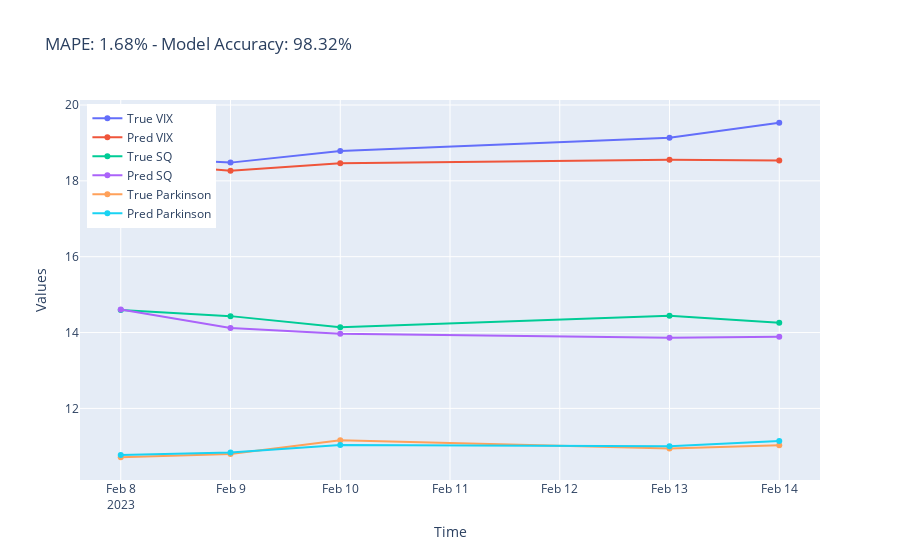

Notebook code cell kept with this figure:
### Code cell
forcast_n_days(5)

### Figure 1 — Plotly figure (JSON) as saved in the notebook; plotly's stock layout.template omitted (floating-point values rounded to 4 significant figures)
{"data": [{"name": "True VIX", "type": "scatter", "x": ["2023-02-08T00:00:00", "2023-02-09T00:00:00", "2023-02-10T00:00:00", "2023-02-13T00:00:00", "2023-02-14T00:00:00"], "y": [18.62, 18.48, 18.79, 19.14, 19.53]}, {"name": "Pred VIX", "type": "scatter", "x": ["2023-02-08T00:00:00", "2023-02-09T00:00:00", "2023-02-10T00:00:00", "2023-02-13T00:00:00", "2023-02-14T00:00:00"], "y": [18.5, 18.27, 18.47, 18.56, 18.54]}, {"name": "True SQ", "type": "scatter", "x": ["2023-02-08T00:00:00", "2023-02-09T00:00:00", "2023-02-10T00:00:00", "2023-02-13T00:00:00", "2023-02-14T00:00:00"], "y": [14.59, 14.43, 14.14, 14.45, 14.26]}, {"name": "Pred SQ", "type": "scatter", "x": ["2023-02-08T00:00:00", "2023-02-09T00:00:00", "2023-02-10T00:00:00", "2023-02-13T00:00:00", "2023-02-14T00:00:00"], "y": [14.61, 14.12, 13.97, 13.86, 13.89]}, {"name": "True Parkinson", "type": "scatter", "x": ["2023-02-08T00:00:00", "2023-02-09T00:00:00", "2023-02-10T00:00:00", "2023-02-13T00:00:00", "2023-02-14T00:00:00"], "y": [10.71, 10.8, 11.16, 10.94, 11.03]}, {"name": "Pred Parkinson", "type": "scatter", "x": ["2023-02-08T00:00:00", "2023-02-09T00:00:00", "2023-02-10T00:00:00", "2023-02-13T00:00:00", "2023-02-14T00:00:00"], "y": [10.77, 10.84, 11.04, 11.0, 11.14]}], "layout": {"legend": {"x": 0.01, "xanchor": "left", "y": 0.99, "yanchor": "top"}, "title": {"text": "MAPE: 1.68% - Model Accuracy: 98.32%"}, "xaxis": {"title": {"text": "Time"}}, "yaxis": {"title": {"text": "Values"}}}}
